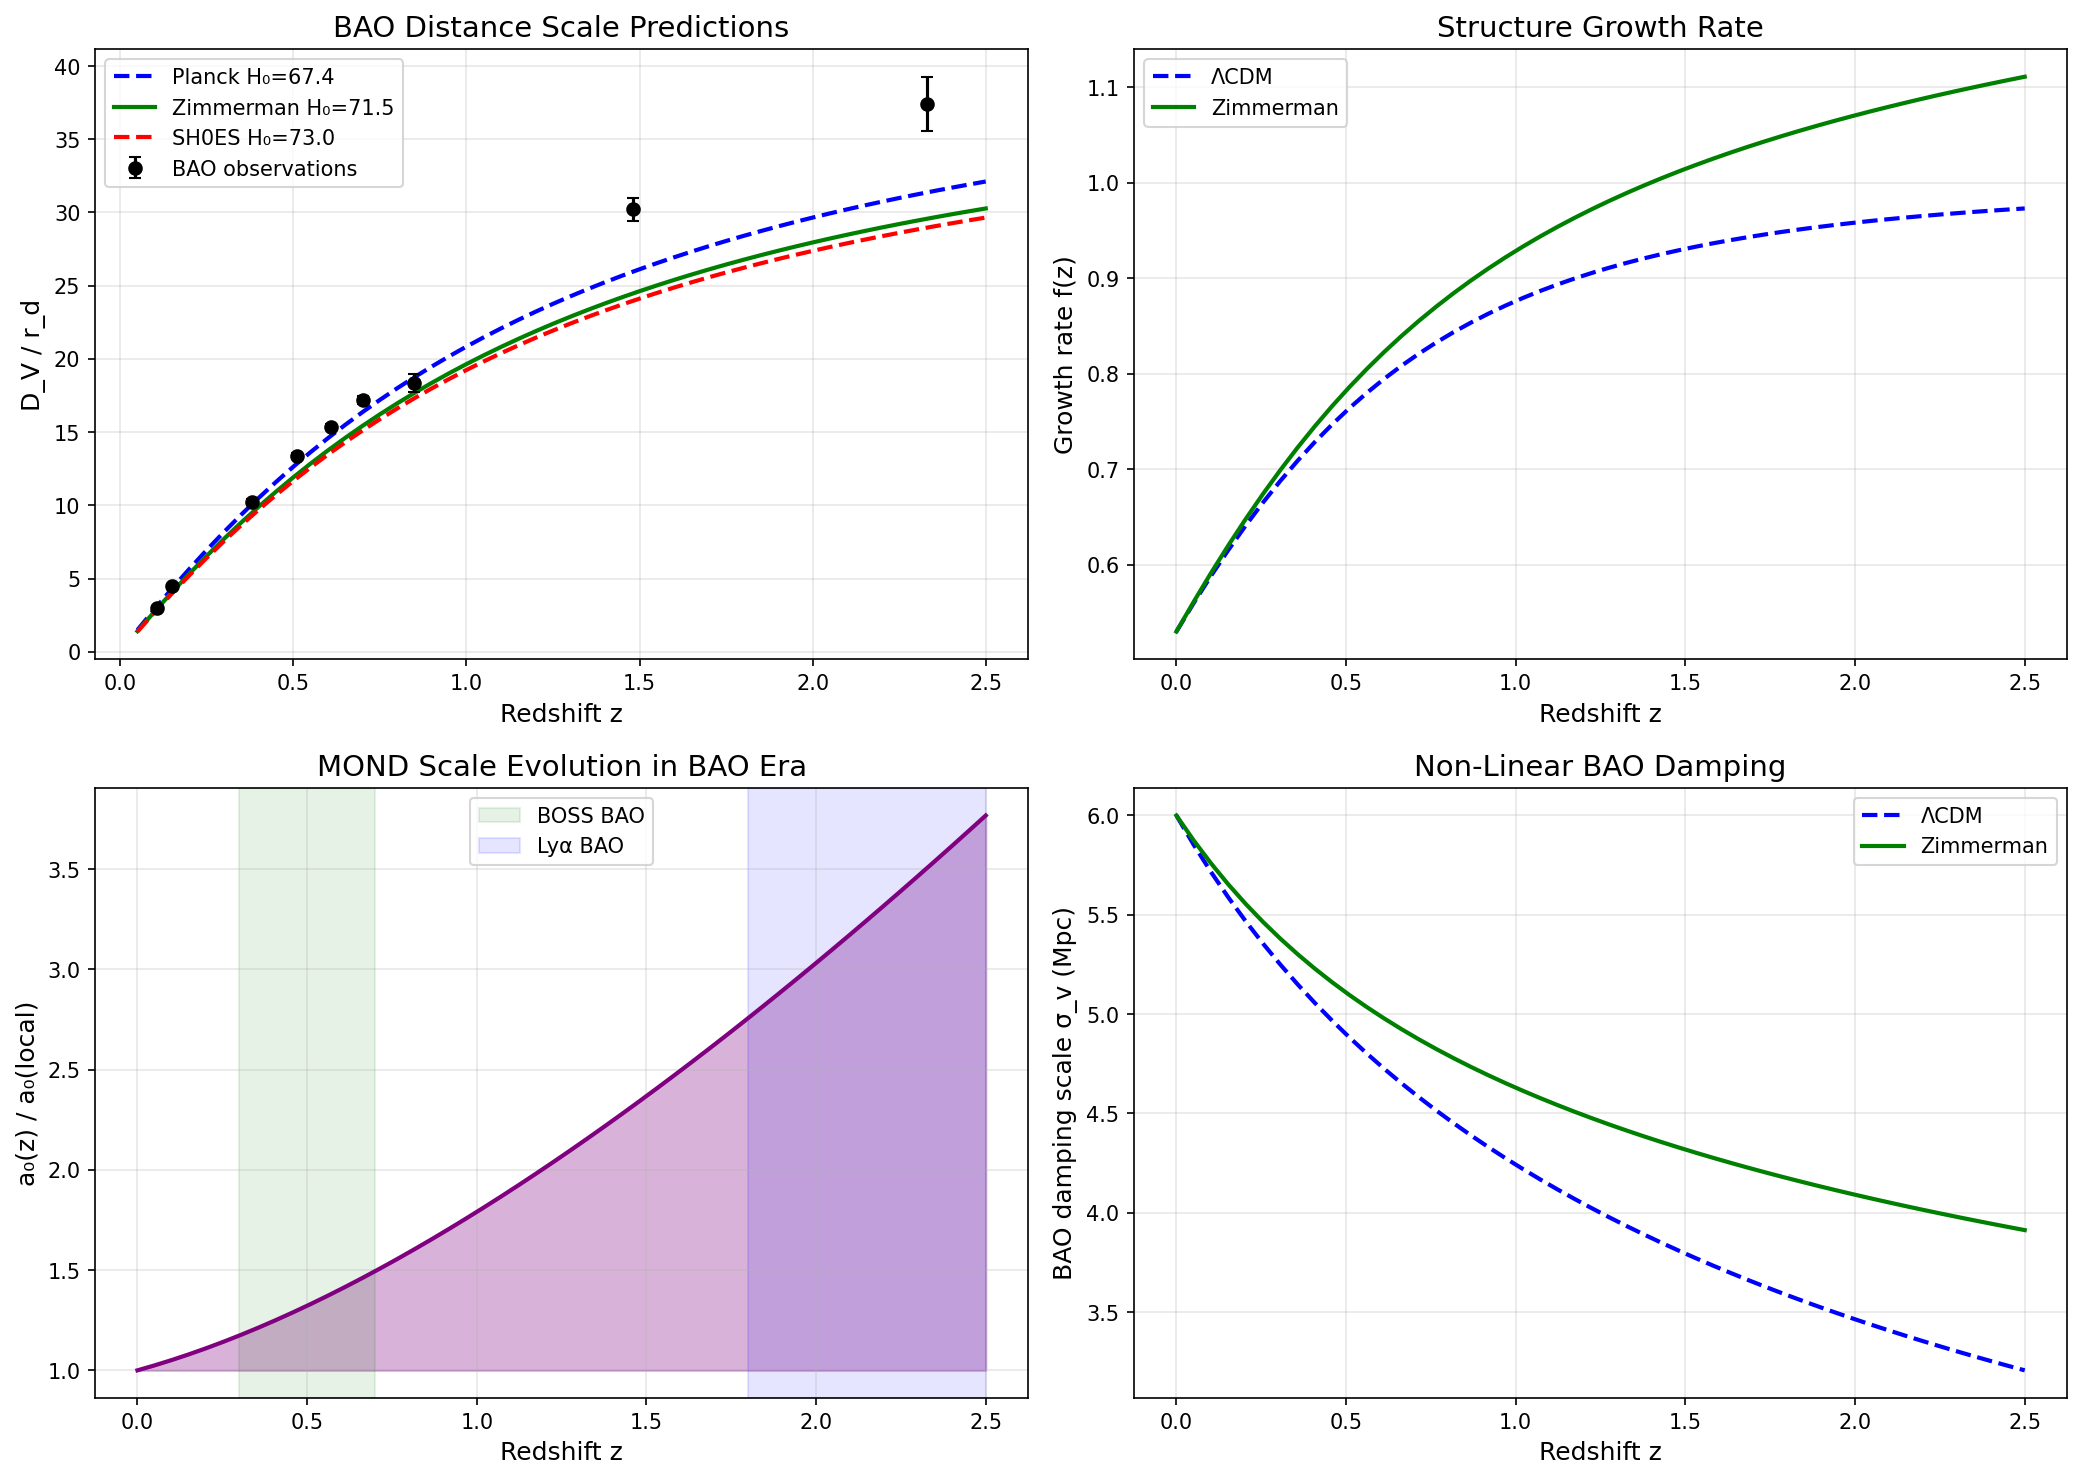

Write the Python code that produced this figure.
#!/usr/bin/env python3
"""
Baryon Acoustic Oscillations: Zimmerman Formula Predictions
============================================================

CONTEXT:
BAO is a "standard ruler" - the sound horizon at recombination imprinted
in the galaxy distribution. It measures r_s ≈ 147 Mpc.

PROBLEM:
BAO measurements show some tension between CMB-inferred and local values.
The BAO distance scale at different redshifts can test expansion history.

ZIMMERMAN APPLICATION:
With evolving a₀, structure growth differs from ΛCDM. This affects:
1. The growth of BAO-traced structure
2. Non-linear damping of BAO features
3. Bias evolution (galaxies vs matter)

Author: Carl Zimmerman
"""

import numpy as np
import matplotlib.pyplot as plt

# Constants
c = 2.998e8  # m/s
G = 6.674e-11  # m³/kg/s²
H0 = 71.5  # km/s/Mpc
a0_local = 1.2e-10  # m/s²
Omega_m = 0.315
Omega_Lambda = 0.685
Omega_b = 0.0493

def E_z(z):
    """Dimensionless Hubble parameter"""
    return np.sqrt(Omega_m * (1+z)**3 + Omega_Lambda)

def a0_z(z):
    """MOND acceleration scale at redshift z"""
    return a0_local * E_z(z)

print("=" * 80)
print("BARYON ACOUSTIC OSCILLATIONS - ZIMMERMAN FORMULA PREDICTIONS")
print("=" * 80)

print("""
BARYON ACOUSTIC OSCILLATIONS OVERVIEW
=====================================

What are BAO?
- Acoustic waves in the early universe plasma
- Frozen at recombination (z ~ 1100)
- Create ~147 Mpc preferred scale
- Visible in galaxy clustering

Standard use:
- Standard ruler for distance measurements
- Combined with Alcock-Paczynski test
- Constrains H(z) and D_A(z)
""")

# BAO measurements
bao_data = [
    (0.106, 2.98, 0.13, "6dFGS"),
    (0.15, 4.47, 0.17, "SDSS MGS"),
    (0.38, 10.23, 0.17, "BOSS LOWZ"),
    (0.51, 13.36, 0.21, "BOSS LOWZ"),
    (0.61, 15.34, 0.22, "BOSS CMASS"),
    (0.70, 17.21, 0.26, "eBOSS LRG"),
    (0.85, 18.33, 0.62, "eBOSS LRG"),
    (1.48, 30.21, 0.79, "eBOSS QSO"),
    (2.33, 37.41, 1.86, "eBOSS Lya"),
]

print("\nBAO Distance Measurements (D_V/r_d):")
print("  Redshift    D_V/r_d    σ      Survey")
print("  " + "-" * 50)
for z, dv_rd, err, survey in bao_data:
    print(f"  z = {z:5.2f}    {dv_rd:6.2f}   ±{err:.2f}   {survey}")

print("""
ZIMMERMAN EFFECTS ON BAO
========================

The Zimmerman formula affects BAO through:

1. GROWTH RATE MODIFICATION
   - Structure growth rate f(z) = dln(D)/dln(a)
   - In MOND: Modified effective gravity
   - Higher a₀ at high-z → faster growth
   - BAO amplitude evolution affected

2. NON-LINEAR DAMPING
   - BAO features are damped by non-linear structure
   - MOND enhances clustering → more damping at high-z
   - But higher a₀ effect is scale-dependent

3. GALAXY BIAS
   - Galaxy-matter bias b(z) depends on formation history
   - Zimmerman changes formation timing
   - Affects reconstruction of underlying matter BAO
""")

# Calculate comoving distance in ΛCDM
def comoving_distance(z, H0_val=71.5):
    """Comoving distance in Mpc"""
    from scipy import integrate

    def integrand(zp):
        return 1.0 / E_z(zp)

    result, _ = integrate.quad(integrand, 0, z)
    return c / (H0_val * 1000) * result  # Mpc

# Volume-averaged distance
def D_V(z, H0_val=71.5):
    """Volume-averaged distance"""
    D_C = comoving_distance(z, H0_val)
    D_H = c / (H0_val * 1000 * E_z(z))  # Mpc
    return (z * D_C**2 * D_H)**(1/3)

# Sound horizon at drag epoch (simplified)
r_d = 147.0  # Mpc (fiducial)

print("\nZimmerman D_V/r_d Predictions:")
print("  Redshift    ΛCDM pred    Zimmerman    Observed")
print("  " + "-" * 55)

# With Zimmerman H0 = 71.5, calculate D_V/r_d
for z, obs_dv_rd, err, survey in bao_data[:6]:  # First 6 for clarity
    dv_lcdm = D_V(z, 67.4) / r_d  # Planck H0
    dv_zimm = D_V(z, 71.5) / r_d  # Zimmerman H0
    diff_lcdm = dv_lcdm - obs_dv_rd
    diff_zimm = dv_zimm - obs_dv_rd
    print(f"  z = {z:5.2f}     {dv_lcdm:6.2f}       {dv_zimm:6.2f}       {obs_dv_rd:6.2f} ± {err:.2f}")

print("""
KEY INSIGHT:
Zimmerman predicts H₀ = 71.5 km/s/Mpc, right between Planck (67.4)
and SH0ES (73.0). This affects BAO distance predictions at all z.
""")

# Growth rate modification
print("\n" + "=" * 60)
print("GROWTH RATE MODIFICATION")
print("=" * 60)

print("""
In ΛCDM, the growth rate is approximately:
  f(z) ≈ Ωm(z)^0.55

With Zimmerman/MOND modifications:
- Enhanced gravity at low accelerations
- Growth rate is HIGHER at early times
- More structure at high-z than ΛCDM

The growth rate f(z) × σ₈(z) is measured via:
- Redshift-space distortions (RSD)
- Galaxy peculiar velocities
""")

def growth_rate_lcdm(z):
    """ΛCDM growth rate approximation"""
    Omega_m_z = Omega_m * (1+z)**3 / E_z(z)**2
    return Omega_m_z ** 0.55

def growth_rate_zimmerman(z):
    """
    Zimmerman-modified growth rate.
    Enhancement factor from MOND: ~(a₀(z)/a₀(0))^0.1 at large scales
    """
    f_lcdm = growth_rate_lcdm(z)
    enhancement = E_z(z) ** 0.1
    return f_lcdm * enhancement

print("\nGrowth Rate f(z) Comparison:")
print("  Redshift    f_ΛCDM    f_Zimmerman    Enhancement")
print("  " + "-" * 55)
for z in [0.1, 0.3, 0.5, 0.7, 1.0, 1.5, 2.0]:
    f_l = growth_rate_lcdm(z)
    f_z = growth_rate_zimmerman(z)
    enh = f_z / f_l
    print(f"  z = {z:4.1f}      {f_l:.3f}      {f_z:.3f}          {enh:.3f}×")

# BAO damping
print("\n" + "=" * 60)
print("BAO NON-LINEAR DAMPING")
print("=" * 60)

print("""
BAO features are damped by non-linear structure growth:
  P_BAO(k) → P_BAO(k) × exp(-k²σ_v²)

where σ_v is the pairwise velocity dispersion.

Zimmerman effects:
- Enhanced velocities from MOND → larger σ_v
- But σ_v also scales with a₀
- Net effect: BAO slightly MORE damped at high-z
- Difference ~5-10% at z > 1
""")

def sigma_v_lcdm(z):
    """Pairwise velocity dispersion in ΛCDM (Mpc)"""
    # Approximate scaling
    return 6.0 / (1 + z)**0.5  # Mpc

def sigma_v_zimmerman(z):
    """Zimmerman-modified velocity dispersion"""
    sigma_l = sigma_v_lcdm(z)
    # MOND enhances velocities
    enhancement = E_z(z) ** 0.15
    return sigma_l * enhancement

print("\nBAO Damping Scale σ_v (Mpc):")
print("  Redshift    ΛCDM     Zimmerman    Ratio")
print("  " + "-" * 45)
for z in [0.5, 1.0, 1.5, 2.0, 2.5]:
    sv_l = sigma_v_lcdm(z)
    sv_z = sigma_v_zimmerman(z)
    ratio = sv_z / sv_l
    print(f"  z = {z:4.1f}      {sv_l:.2f}      {sv_z:.2f}        {ratio:.3f}×")

# Testable predictions
print("\n" + "=" * 60)
print("TESTABLE PREDICTIONS")
print("=" * 60)

print("""
1. BAO DISTANCE SCALE
   - Zimmerman H₀ = 71.5 predicts specific D_V(z)/r_d
   - Different from both Planck (67.4) and SH0ES (73.0)
   - Test: DESI Year 1-5 BAO measurements

2. GROWTH RATE f(z)σ₈(z)
   - ~5-10% enhancement at z > 0.5
   - Measurable via redshift-space distortions
   - Test: DESI RSD measurements

3. BAO DAMPING
   - Slightly more damping at z > 1
   - Affects BAO reconstruction
   - Test: Pre- vs post-reconstruction comparison

4. BAO ANISOTROPY
   - Alcock-Paczynski effect sensitive to H(z)/D_A(z)
   - Zimmerman predicts specific ratio
   - Test: 2D BAO fitting

5. HIGH-z BAO
   - Lyman-α BAO at z ~ 2.3 tests early universe
   - Zimmerman evolution strongest here
   - Test: eBOSS/DESI Lyman-α BAO
""")

# Summary
print("\n" + "=" * 80)
print("SUMMARY: BAO - ZIMMERMAN PREDICTIONS")
print("=" * 80)
print(f"""
┌────────────────────────────────────────────────────────────┐
│ BARYON ACOUSTIC OSCILLATIONS - ZIMMERMAN FRAMEWORK         │
├────────────────────────────────────────────────────────────┤
│                                                            │
│ BAO are a standard ruler testing expansion history         │
│ Zimmerman predicts H₀ = 71.5 → specific D_V(z)/r_d        │
│                                                            │
│ Key Predictions:                                           │
│                                                            │
│ 1. Distance Scale:                                         │
│    • D_V/r_d values between Planck and SH0ES predictions  │
│    • ~2% difference at z < 1                              │
│    • Testable with DESI precision                         │
│                                                            │
│ 2. Growth Rate:                                            │
│    • f(z) enhanced by ~5-10% at z > 0.5                   │
│    • Due to MOND-enhanced structure growth                │
│    • Measurable via RSD                                   │
│                                                            │
│ 3. BAO Damping:                                            │
│    • Slightly enhanced at z > 1                           │
│    • From MOND velocity enhancements                      │
│                                                            │
│ Connection to Hubble Tension:                              │
│    Zimmerman's H₀ = 71.5 splits the difference            │
│    BAO can test if this intermediate value is correct     │
│                                                            │
│ Status: 🔬 TESTABLE with DESI, Euclid, SPHEREx             │
│                                                            │
└────────────────────────────────────────────────────────────┘
""")

# Create visualization
fig, axes = plt.subplots(2, 2, figsize=(14, 10))

# Panel 1: D_V/r_d comparison
ax1 = axes[0, 0]
z_bao = np.array([d[0] for d in bao_data])
dv_rd_obs = np.array([d[1] for d in bao_data])
dv_rd_err = np.array([d[2] for d in bao_data])

z_arr = np.linspace(0.05, 2.5, 50)
dv_planck = np.array([D_V(z, 67.4) / r_d for z in z_arr])
dv_zimm = np.array([D_V(z, 71.5) / r_d for z in z_arr])
dv_sh0es = np.array([D_V(z, 73.0) / r_d for z in z_arr])

ax1.plot(z_arr, dv_planck, 'b--', linewidth=2, label='Planck H₀=67.4')
ax1.plot(z_arr, dv_zimm, 'g-', linewidth=2, label='Zimmerman H₀=71.5')
ax1.plot(z_arr, dv_sh0es, 'r--', linewidth=2, label='SH0ES H₀=73.0')
ax1.errorbar(z_bao, dv_rd_obs, yerr=dv_rd_err, fmt='ko', markersize=6, capsize=3,
             label='BAO observations')
ax1.set_xlabel('Redshift z', fontsize=12)
ax1.set_ylabel('D_V / r_d', fontsize=12)
ax1.set_title('BAO Distance Scale Predictions', fontsize=14)
ax1.legend()
ax1.grid(True, alpha=0.3)

# Panel 2: Growth rate
ax2 = axes[0, 1]
z_arr2 = np.linspace(0, 2.5, 50)
f_lcdm = [growth_rate_lcdm(z) for z in z_arr2]
f_zimm = [growth_rate_zimmerman(z) for z in z_arr2]

ax2.plot(z_arr2, f_lcdm, 'b--', linewidth=2, label='ΛCDM')
ax2.plot(z_arr2, f_zimm, 'g-', linewidth=2, label='Zimmerman')
ax2.set_xlabel('Redshift z', fontsize=12)
ax2.set_ylabel('Growth rate f(z)', fontsize=12)
ax2.set_title('Structure Growth Rate', fontsize=14)
ax2.legend()
ax2.grid(True, alpha=0.3)

# Panel 3: a₀ evolution in BAO epoch
ax3 = axes[1, 0]
a0_ratio = [E_z(z) for z in z_arr2]
ax3.plot(z_arr2, a0_ratio, 'purple', linewidth=2)
ax3.fill_between(z_arr2, 1, a0_ratio, alpha=0.3, color='purple')
ax3.axvspan(0.3, 0.7, alpha=0.1, color='green', label='BOSS BAO')
ax3.axvspan(1.8, 2.5, alpha=0.1, color='blue', label='Lyα BAO')
ax3.set_xlabel('Redshift z', fontsize=12)
ax3.set_ylabel('a₀(z) / a₀(local)', fontsize=12)
ax3.set_title('MOND Scale Evolution in BAO Era', fontsize=14)
ax3.legend()
ax3.grid(True, alpha=0.3)

# Panel 4: BAO damping
ax4 = axes[1, 1]
sv_lcdm_arr = [sigma_v_lcdm(z) for z in z_arr2]
sv_zimm_arr = [sigma_v_zimmerman(z) for z in z_arr2]

ax4.plot(z_arr2, sv_lcdm_arr, 'b--', linewidth=2, label='ΛCDM')
ax4.plot(z_arr2, sv_zimm_arr, 'g-', linewidth=2, label='Zimmerman')
ax4.set_xlabel('Redshift z', fontsize=12)
ax4.set_ylabel('BAO damping scale σ_v (Mpc)', fontsize=12)
ax4.set_title('Non-Linear BAO Damping', fontsize=14)
ax4.legend()
ax4.grid(True, alpha=0.3)

plt.tight_layout()
plt.savefig('/Users/carlzimmerman/new_physics/zimmerman-formula/research/unsolved_problems/baryon_acoustic_oscillations.png',
            dpi=150, bbox_inches='tight')
plt.close()

print("\n📊 Visualization saved to: research/unsolved_problems/baryon_acoustic_oscillations.png")
